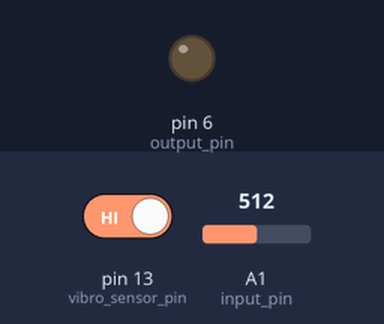
Bench run of a sketch on a simulated Arduino Uno, built with avr-gcc and run on an emulated ATmega328P. Shown: output pins drawn as LEDs (lit = HIGH). Inputs (shaded band) come from the test bench; at power-on: pin 13 (vibro_sensor_pin) HIGH, A1 (input_pin) = 512.

Above: at 1.2 s.
1.3 s: pin 13 (vibro_sensor_pin) driven LOW
At 1.8 s:
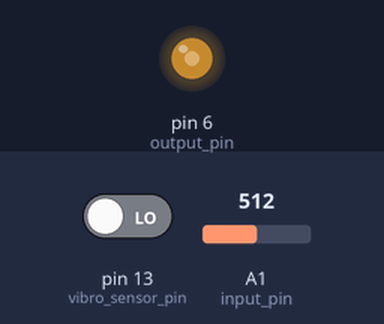
4.3 s: A1 (input_pin) set to 716
At 4.8 s:
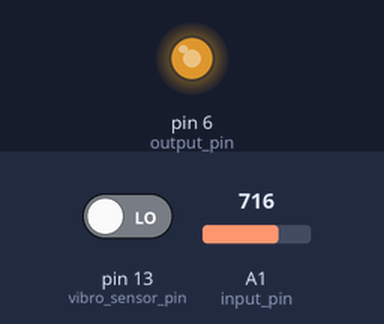
7.3 s: A1 (input_pin) set to 900
At 7.45 s:
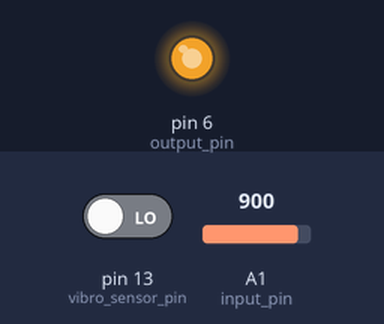
10.3 s: A1 (input_pin) set to 122
At 10.81 s:
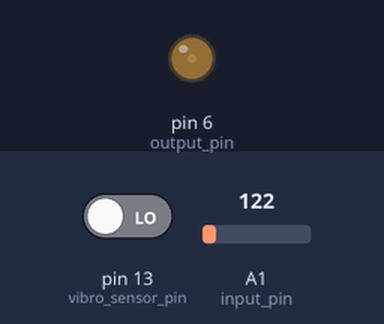
13.3 s: pin 13 (vibro_sensor_pin) driven HIGH
At 14.5 s:
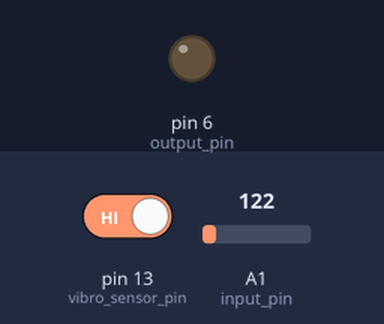
Timing chart, 0 to 15.8 s (numbered marks = the images above; inputs shaded):
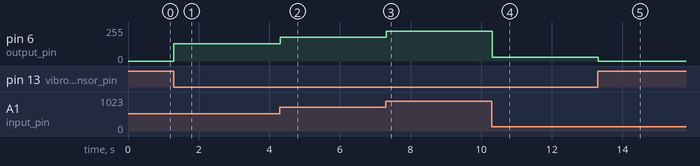

The sketch:

ImpactSensorArduino.ino
```cpp
int input_pin = A1;           //module input
int vibro_sensor_pin = 13;    //photo-resistor's voltage divider output
int output_pin = 6;           //module output

void setup() {
  //Just for debugging:
  //Serial.begin(9600);
  pinMode(13, INPUT);
}

void loop() {
  int sensor_value = digitalRead(vibro_sensor_pin);

  if(sensor_value == LOW)
  {
    analogWrite(output_pin, analogRead(input_pin)/4);
    delay(100);
    analogWrite(output_pin, 0);
  }
}
```

Measured:
- after the input at 1.3 s, pin 6 (output_pin): 0/255 → 128/255 at once
- after the input at 4.3 s, pin 6 (output_pin): 128/255 → 179/255 at once
- after the input at 7.3 s, pin 6 (output_pin): 179/255 → 225/255 at once
- after the input at 10.3 s, pin 6 (output_pin): 225/255 → 30/255 at once
- after the input at 13.3 s, pin 6 (output_pin): 30/255 → 0/255 at once
